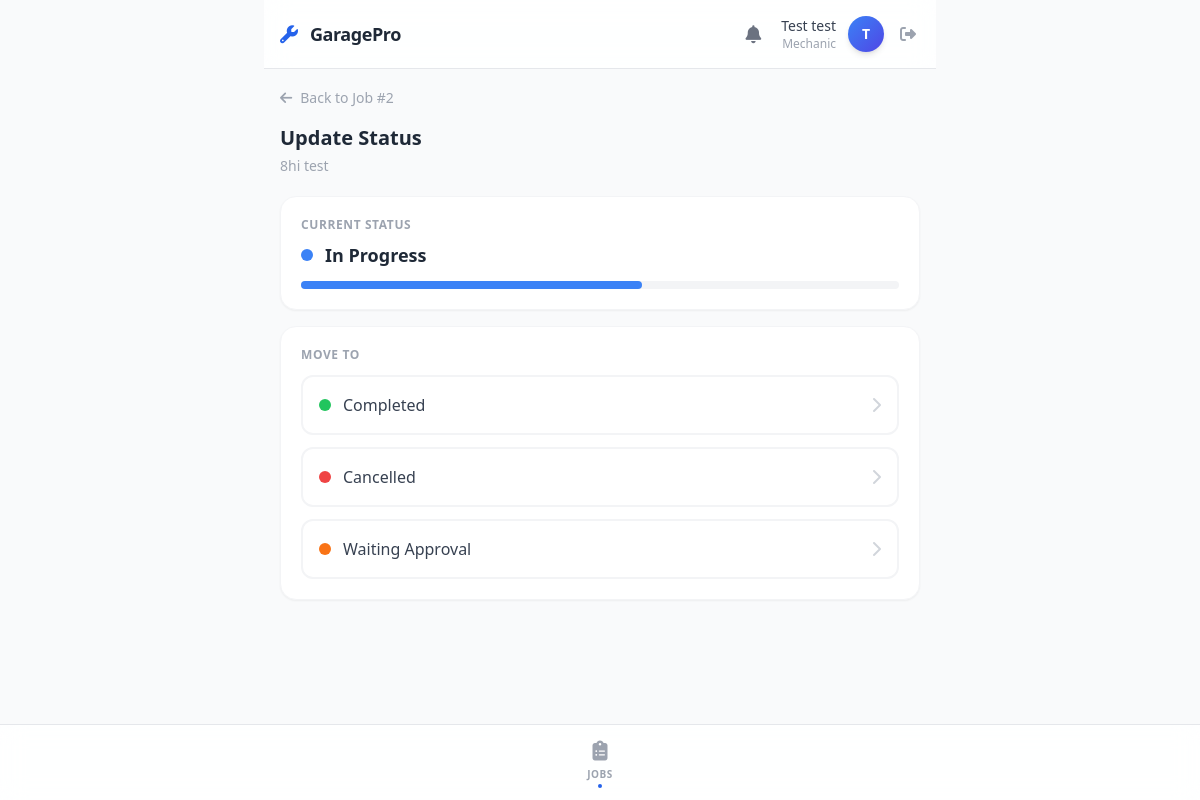
/mechanic/jobs/2/status/ (signed in), run on the app's committed database.
### accounts/models.py (models this page shows, shortened)
class User(AbstractUser, TimeStampedModel):
    ROLE_CHOICES = [
        ('ADMIN', 'Admin'),
        ('MANAGER', 'Manager'),
        ('MECHANIC', 'Mechanic'),
        ('CUSTOMER', 'Customer'),
    ]
    role = models.CharField(max_length=20, choices=ROLE_CHOICES)
    phone = models.CharField(max_length=20, blank=True)

### jobs/models.py (models this page shows, shortened)
class ServiceJob(TimeStampedModel, SoftDeleteModel):
    STATUS_CHOICES = [
        ('RECEIVED', 'Received'),
        ('DIAGNOSING', 'Diagnosing'),
        ('WAITING_APPROVAL', 'Waiting Approval'),
        ('IN_PROGRESS', 'In Progress'),
        ('COMPLETED', 'Completed'),
        ('DELIVERED', 'Delivered'),
        ('CANCELLED', 'Cancelled'),
    ]
    vehicle = models.ForeignKey('customers.Vehicle', on_delete=models.CASCADE, related_name="jobs")
    assigned_mechanic = models.ForeignKey(
        settings.AUTH_USER_MODEL,
        on_delete=models.SET_NULL,
        null=True,
        limit_choices_to={'role': 'MECHANIC'}
    )
    status = models.CharField(max_length=30, choices=STATUS_CHOICES, default='RECEIVED')
    problem_description = models.TextField()
    estimated_completion = models.DateTimeField(null=True, blank=True)
    priority = models.IntegerField(default=1)
    completed_at = models.DateTimeField(null=True, blank=True)
    delivered_at = models.DateTimeField(null=True, blank=True)
    VALID_TRANSITIONS = {
        'RECEIVED': ['DIAGNOSING', 'CANCELLED'],
    'DIAGNOSING': ['WAITING_APPROVAL', 'CANCELLED'],
    'WAITING_APPROVAL': ['IN_PROGRESS', 'CANCELLED'],
    'IN_PROGRESS': ['COMPLETED', 'CANCELLED', 'WAITING_APPROVAL'],
    'COMPLETED': ['DELIVERED'],
    'DELIVERED': [],
    'CANCELLED': [],
}

### customers/models.py (models this page shows, shortened)
class Vehicle(TimeStampedModel, SoftDeleteModel):
    customer = models.ForeignKey(Customer, on_delete=models.CASCADE, related_name="vehicles")
    registration_number = models.CharField(max_length=50, unique=True, db_index=True)
    make = models.CharField(max_length=100)
    model = models.CharField(max_length=100)
    year = models.IntegerField()
    vin = models.CharField(max_length=100, blank=True)

### jobs/views.py (the view, shortened to what this page needs)
# urls.py: path('mechanic/jobs/<int:pk>/status/', job_views.mechanic_update_status, name='mechanic_update_status'),
@mechanic_required
def mechanic_update_status(request, pk):
    job = get_object_or_404(ServiceJob, pk=pk, assigned_mechanic=request.user)
    valid_transitions = ServiceJob.VALID_TRANSITIONS.get(job.status, [])
    return render(request, 'mechanic/update_status.html', {
        'job': job, 'valid_transitions': valid_transitions,
    })

### notifications/context_processors.py (called while the page is built)
def user_notifications(request):
    if request.user.is_authenticated:
        unread_count = request.user.notifications.filter(is_read=False).count()
        latest_notifications = request.user.notifications.all()[:5]
        return {
            'unread_notifications_count': unread_count,
            'latest_notifications': latest_notifications
        }
    return {}

### templates/mechanic/update_status.html (shortened to what this page needs)
{% extends 'base_app.html' %}
{% block nav_jobs %}bnav-active{% endblock %}
{% block content %}
<a href="{% url 'mechanic_job_detail' job.pk %}"
    class="inline-flex items-center text-sm text-gray-400 hover:text-blue-600 mb-4 transition">
    <i class="fas fa-arrow-left mr-2"></i>Back to Job #{{ job.id }}
</a>
<div class="mb-5">
    <h1 class="text-xl font-bold text-gray-800">Update Status</h1>
    <p class="text-sm text-gray-400 mt-1">{{ job.vehicle.make }} {{ job.vehicle.model }}</p>
</div>
<div class="bg-white rounded-2xl shadow-sm border border-gray-100 p-5 mb-4 animate-slide-up">
    <div class="text-xs font-bold text-gray-400 uppercase tracking-wider mb-2">Current Status</div>
    <div class="flex items-center gap-3">
        <div class="w-3 h-3 rounded-full
            {% if job.status == 'IN_PROGRESS' %}bg-blue-500
            {% elif job.status == 'DIAGNOSING' %}bg-amber-500
            {% elif job.status == 'COMPLETED' %}bg-green-500
            {% else %}bg-gray-400{% endif %}"></div>
        <span class="text-lg font-bold text-gray-800">{{ job.get_status_display }}</span>
    </div>
    <div class="w-full bg-gray-100 rounded-full h-2 mt-3">
        <div class="h-2 rounded-full transition-all duration-700 status-{{ job.status|lower }}"></div>
    </div>
</div>
<div class="bg-white rounded-2xl shadow-sm border border-gray-100 p-5 animate-slide-up">
    <div class="text-xs font-bold text-gray-400 uppercase tracking-wider mb-3">Move To</div>
    <form method="post" class="space-y-3">
        {% for transition in valid_transitions %}
        <button type="submit" name="new_status" value="{{ transition }}"
            class="w-full flex items-center justify-between p-4 rounded-xl border-2 border-gray-100 hover:border-blue-500 hover:bg-blue-50 transition group">
            <div class="flex items-center gap-3">
                <div class="w-3 h-3 rounded-full
                    {% if transition == 'DIAGNOSING' %}bg-amber-500
                    {% elif transition == 'WAITING_APPROVAL' %}bg-orange-500
                    {% elif transition == 'IN_PROGRESS' %}bg-blue-500
                    {% elif transition == 'COMPLETED' %}bg-green-500
                    {% elif transition == 'CANCELLED' %}bg-red-500
                    {% else %}bg-gray-400{% endif %}"></div>
                <span class="font-medium text-gray-700 group-hover:text-blue-700">
                    {% if transition == 'DIAGNOSING' %}Diagnosing
                    {% elif transition == 'WAITING_APPROVAL' %}Waiting Approval
                    {% elif transition == 'IN_PROGRESS' %}In Progress
                    {% elif transition == 'COMPLETED' %}Completed
                    {% elif transition == 'CANCELLED' %}Cancelled
                    {% else %}{{ transition }}{% endif %}
                </span>
            </div>
            <i class="fas fa-chevron-right text-gray-300 group-hover:text-blue-500"></i>
        </button>
        {% empty %}
        <div class="text-center py-8 text-gray-400">
            <i class="fas fa-lock text-2xl mb-2"></i>
            <div class="text-sm">No transitions available from current status</div>
        </div>
        {% endfor %}
    </form>
</div>
{% endblock %}

### templates/base_app.html (shortened to what this page needs)
<!DOCTYPE html>
<html lang="en">
<head>
    <script src="https://cdn.tailwindcss.com"></script>
    <link rel="stylesheet" href="https://cdnjs.cloudflare.com/ajax/libs/font-awesome/6.4.0/css/all.min.css">
</head>
<body class="bg-gray-50 font-sans leading-normal tracking-normal">
    <div class="flex flex-col min-h-screen max-w-2xl mx-auto relative">
        <header class="glass-header sticky top-0 z-30 border-b border-gray-200">
            <div class="flex items-center justify-between px-4 py-3">
                <div class="flex items-center gap-3">
                    <i class="fas fa-wrench text-blue-600 text-lg"></i>
                    <span class="font-bold text-gray-800 text-lg tracking-tight">GaragePro</span>
                </div>
                <div class="flex items-center gap-3">
                    <a href="{% if user.role == 'CUSTOMER' %}{% url 'customer_reminders' %}{% else %}{% url 'notification_list' %}{% endif %}"
                        class="relative p-2 text-gray-500 hover:text-blue-600 transition">
                        <i class="fas fa-bell text-lg"></i>
                    </a>
                    <div class="text-right hidden sm:block">
                        <div class="text-sm font-medium text-gray-700">{{ user.get_full_name|default:user.username }}
                        </div>
                        <div class="text-xs text-gray-400">{{ user.role|default:""|lower|capfirst }}</div>
                    </div>
                    <div class="relative">
                        <div
                            class="w-9 h-9 rounded-full bg-gradient-to-br from-blue-500 to-indigo-600 flex items-center justify-center text-white font-bold text-sm shadow-md">
                            {{ user.username|make_list|first|upper }}
                        </div>
                    </div>
                    <form method="post" action="{% url 'logout' %}">
                        <button type="submit" class="text-gray-400 hover:text-red-500 transition p-1" title="Logout">
                            <i class="fas fa-sign-out-alt"></i>
                        </button>
                    </form>
                </div>
            </div>
        </header>
        <main class="flex-1 px-4 pt-4 pb-24 no-scrollbar overflow-y-auto">
            {% block content %}{% endblock %}
        </main>
        <nav class="fixed bottom-0 left-0 right-0 z-40 glass-header border-t border-gray-200">
            <div class="max-w-2xl mx-auto flex justify-around items-center py-2">
                {% if user.role == 'MECHANIC' %}
                <a href="{% url 'mechanic_jobs' %}"
                    class="flex flex-col items-center py-1 px-3 text-gray-400 hover:text-blue-600 transition {% block nav_jobs %}{% endblock %}">
                    <i class="fas fa-clipboard-list text-xl mb-0.5"></i>
                    <span class="text-[10px] font-semibold uppercase tracking-wider">Jobs</span>
                    <div class="bnav-dot w-1 h-1 rounded-full bg-blue-600 mt-0.5 opacity-0 transition"></div>
                </a>
                {% endif %}
            </div>
        </nav>
    </div>
</body>
</html>

### templates/base_app.html (style rules this page uses)
.no-scrollbar { -ms-overflow-style: none; scrollbar-width: none; }
.bnav-active { color: #2563EB; }
.bnav-active .bnav-dot { opacity: 1; }
.animate-slide-up { animation: slideUp 0.3s ease-out forwards; }
.animate-slide-up:nth-child(3) { animation-delay: 120ms; }
.animate-slide-up:nth-child(4) { animation-delay: 180ms; }
.glass-header { background: rgba(255, 255, 255, 0.85); backdrop-filter: blur(12px); -webkit-backdrop-filter: blur(12px); }
.status-in_progress { width: 57%; background: #3B82F6; }

### data on the page
User: get_full_name "Test test", role "Mechanic", username|make_list "T"
ServiceJob: id "2", vehicle.make "8hi", vehicle.model "test", status "In Progress"
